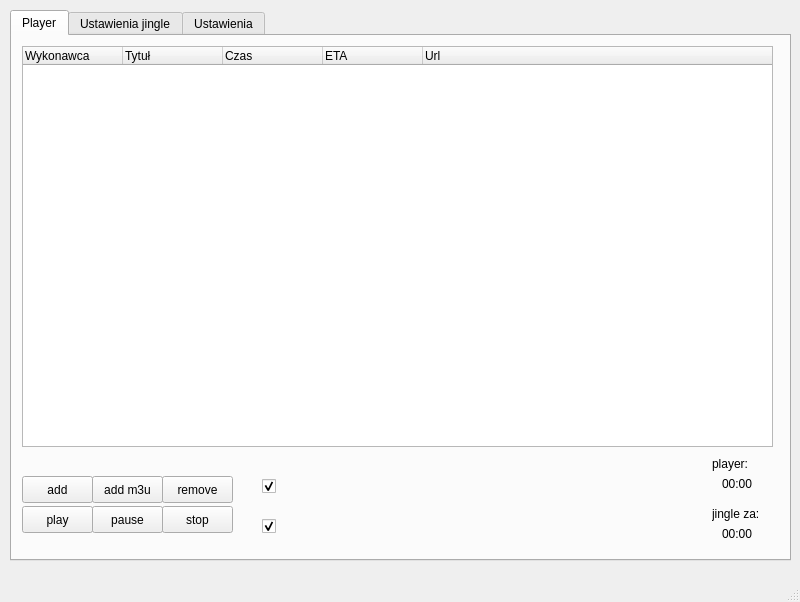
<?xml version="1.0" encoding="UTF-8"?>
<ui version="4.0">
 <class>nradio</class>
 <widget class="QMainWindow" name="nradio">
  <property name="geometry">
   <rect>
    <x>0</x>
    <y>0</y>
    <width>800</width>
    <height>602</height>
   </rect>
  </property>
  <property name="windowTitle">
   <string>nradio</string>
  </property>
  <widget class="QWidget" name="centralwidget">
   <widget class="QTabWidget" name="tabWidget">
    <property name="geometry">
     <rect>
      <x>10</x>
      <y>10</y>
      <width>781</width>
      <height>551</height>
     </rect>
    </property>
    <property name="whatsThis">
     <string>&lt;html&gt;&lt;head/&gt;&lt;body&gt;&lt;p&gt;&lt;br/&gt;&lt;/p&gt;&lt;/body&gt;&lt;/html&gt;</string>
    </property>
    <property name="currentIndex">
     <number>0</number>
    </property>
    <widget class="QWidget" name="tab">
     <attribute name="title">
      <string>Player</string>
     </attribute>
     <widget class="QTreeWidget" name="playlist">
      <property name="geometry">
       <rect>
        <x>10</x>
        <y>10</y>
        <width>751</width>
        <height>401</height>
       </rect>
      </property>
      <column>
       <property name="text">
        <string>Wykonawca</string>
       </property>
      </column>
      <column>
       <property name="text">
        <string>Tytuł</string>
       </property>
      </column>
      <column>
       <property name="text">
        <string>Czas</string>
       </property>
      </column>
      <column>
       <property name="text">
        <string>ETA</string>
       </property>
      </column>
      <column>
       <property name="text">
        <string>Url</string>
       </property>
      </column>
     </widget>
     <widget class="QPushButton" name="add_new">
      <property name="geometry">
       <rect>
        <x>10</x>
        <y>440</y>
        <width>71</width>
        <height>27</height>
       </rect>
      </property>
      <property name="text">
       <string>add</string>
      </property>
     </widget>
     <widget class="QPushButton" name="delete_button">
      <property name="geometry">
       <rect>
        <x>150</x>
        <y>440</y>
        <width>71</width>
        <height>27</height>
       </rect>
      </property>
      <property name="text">
       <string>remove</string>
      </property>
     </widget>
     <widget class="QPushButton" name="play_button">
      <property name="geometry">
       <rect>
        <x>10</x>
        <y>470</y>
        <width>71</width>
        <height>27</height>
       </rect>
      </property>
      <property name="text">
       <string>play</string>
      </property>
     </widget>
     <widget class="QPushButton" name="pause_button">
      <property name="geometry">
       <rect>
        <x>80</x>
        <y>470</y>
        <width>71</width>
        <height>27</height>
       </rect>
      </property>
      <property name="text">
       <string>pause</string>
      </property>
     </widget>
     <widget class="QPushButton" name="stop_button">
      <property name="geometry">
       <rect>
        <x>150</x>
        <y>470</y>
        <width>71</width>
        <height>27</height>
       </rect>
      </property>
      <property name="text">
       <string>stop</string>
      </property>
     </widget>
     <widget class="Phonon::SeekSlider" name="player_seek">
      <property name="geometry">
       <rect>
        <x>280</x>
        <y>440</y>
        <width>411</width>
        <height>24</height>
       </rect>
      </property>
     </widget>
     <widget class="Phonon::VolumeSlider" name="player_volume">
      <property name="geometry">
       <rect>
        <x>280</x>
        <y>470</y>
        <width>411</width>
        <height>32</height>
       </rect>
      </property>
     </widget>
     <widget class="QCheckBox" name="seek_locked">
      <property name="geometry">
       <rect>
        <x>250</x>
        <y>440</y>
        <width>21</width>
        <height>20</height>
       </rect>
      </property>
      <property name="text">
       <string/>
      </property>
      <property name="checked">
       <bool>true</bool>
      </property>
     </widget>
     <widget class="QCheckBox" name="volume_locked">
      <property name="enabled">
       <bool>true</bool>
      </property>
      <property name="geometry">
       <rect>
        <x>250</x>
        <y>480</y>
        <width>21</width>
        <height>20</height>
       </rect>
      </property>
      <property name="text">
       <string/>
      </property>
      <property name="checked">
       <bool>true</bool>
      </property>
     </widget>
     <widget class="QPushButton" name="add_m3u">
      <property name="geometry">
       <rect>
        <x>80</x>
        <y>440</y>
        <width>71</width>
        <height>27</height>
       </rect>
      </property>
      <property name="text">
       <string>add m3u</string>
      </property>
     </widget>
     <widget class="QLabel" name="label_10">
      <property name="geometry">
       <rect>
        <x>700</x>
        <y>420</y>
        <width>59</width>
        <height>15</height>
       </rect>
      </property>
      <property name="text">
       <string>player:</string>
      </property>
     </widget>
     <widget class="QLabel" name="label_11">
      <property name="geometry">
       <rect>
        <x>700</x>
        <y>470</y>
        <width>59</width>
        <height>15</height>
       </rect>
      </property>
      <property name="text">
       <string>jingle za:</string>
      </property>
     </widget>
     <widget class="QLabel" name="lcd1">
      <property name="geometry">
       <rect>
        <x>710</x>
        <y>440</y>
        <width>59</width>
        <height>15</height>
       </rect>
      </property>
      <property name="text">
       <string>00:00</string>
      </property>
     </widget>
     <widget class="QLabel" name="lcd2">
      <property name="geometry">
       <rect>
        <x>710</x>
        <y>490</y>
        <width>59</width>
        <height>15</height>
       </rect>
      </property>
      <property name="text">
       <string>00:00</string>
      </property>
     </widget>
    </widget>
    <widget class="QWidget" name="tab_3">
     <attribute name="title">
      <string>Ustawienia jingle</string>
     </attribute>
     <widget class="QGroupBox" name="groupBox">
      <property name="geometry">
       <rect>
        <x>20</x>
        <y>10</y>
        <width>741</width>
        <height>80</height>
       </rect>
      </property>
      <property name="autoFillBackground">
       <bool>false</bool>
      </property>
      <property name="title">
       <string>Opcje pliku</string>
      </property>
      <property name="flat">
       <bool>true</bool>
      </property>
      <widget class="QPushButton" name="pushButton">
       <property name="geometry">
        <rect>
         <x>10</x>
         <y>20</y>
         <width>92</width>
         <height>27</height>
        </rect>
       </property>
       <property name="text">
        <string>wybierz plik</string>
       </property>
      </widget>
      <widget class="QLabel" name="label">
       <property name="geometry">
        <rect>
         <x>10</x>
         <y>50</y>
         <width>131</width>
         <height>16</height>
        </rect>
       </property>
       <property name="text">
        <string>Aktualnie wybrany:</string>
       </property>
      </widget>
      <widget class="QLabel" name="label_2">
       <property name="geometry">
        <rect>
         <x>140</x>
         <y>50</y>
         <width>59</width>
         <height>15</height>
        </rect>
       </property>
       <property name="text">
        <string>TextLabel</string>
       </property>
      </widget>
     </widget>
     <widget class="QGroupBox" name="groupBox_2">
      <property name="geometry">
       <rect>
        <x>20</x>
        <y>110</y>
        <width>741</width>
        <height>221</height>
       </rect>
      </property>
      <property name="autoFillBackground">
       <bool>false</bool>
      </property>
      <property name="title">
       <string>Opcje odtwarzania</string>
      </property>
      <property name="flat">
       <bool>true</bool>
      </property>
      <widget class="QLabel" name="label_3">
       <property name="geometry">
        <rect>
         <x>20</x>
         <y>30</y>
         <width>301</width>
         <height>16</height>
        </rect>
       </property>
       <property name="text">
        <string>Co ile sekund odpalac jingle? (0 = na zadanie)</string>
       </property>
      </widget>
      <widget class="QLabel" name="label_4">
       <property name="geometry">
        <rect>
         <x>80</x>
         <y>60</y>
         <width>59</width>
         <height>15</height>
        </rect>
       </property>
       <property name="text">
        <string>s</string>
       </property>
      </widget>
      <widget class="QLineEdit" name="jingle_time">
       <property name="geometry">
        <rect>
         <x>20</x>
         <y>50</y>
         <width>51</width>
         <height>25</height>
        </rect>
       </property>
       <property name="inputMethodHints">
        <set>Qt::ImhDigitsOnly</set>
       </property>
      </widget>
      <widget class="QLabel" name="label_5">
       <property name="geometry">
        <rect>
         <x>20</x>
         <y>80</y>
         <width>341</width>
         <height>16</height>
        </rect>
       </property>
       <property name="text">
        <string>Czas na wyciszenie muzyki przed odpaleniem jingle:</string>
       </property>
      </widget>
      <widget class="QLabel" name="label_6">
       <property name="geometry">
        <rect>
         <x>80</x>
         <y>110</y>
         <width>59</width>
         <height>15</height>
        </rect>
       </property>
       <property name="text">
        <string>s</string>
       </property>
      </widget>
      <widget class="QLineEdit" name="jingleXXX">
       <property name="geometry">
        <rect>
         <x>20</x>
         <y>100</y>
         <width>51</width>
         <height>25</height>
        </rect>
       </property>
       <property name="inputMethodHints">
        <set>Qt::ImhDigitsOnly</set>
       </property>
      </widget>
      <widget class="QLabel" name="label_7">
       <property name="geometry">
        <rect>
         <x>20</x>
         <y>130</y>
         <width>101</width>
         <height>16</height>
        </rect>
       </property>
       <property name="text">
        <string>Glośność jignle:</string>
       </property>
      </widget>
      <widget class="QLabel" name="label_8">
       <property name="geometry">
        <rect>
         <x>80</x>
         <y>160</y>
         <width>131</width>
         <height>16</height>
        </rect>
       </property>
       <property name="text">
        <string>% głośności playera</string>
       </property>
      </widget>
      <widget class="QLineEdit" name="jingle_volume">
       <property name="geometry">
        <rect>
         <x>20</x>
         <y>150</y>
         <width>51</width>
         <height>25</height>
        </rect>
       </property>
       <property name="inputMethodHints">
        <set>Qt::ImhDigitsOnly</set>
       </property>
       <property name="text">
        <string>100</string>
       </property>
      </widget>
      <widget class="QPushButton" name="save_settings">
       <property name="geometry">
        <rect>
         <x>20</x>
         <y>180</y>
         <width>92</width>
         <height>27</height>
        </rect>
       </property>
       <property name="text">
        <string>ZAPISZ</string>
       </property>
      </widget>
      <widget class="QLabel" name="label_12">
       <property name="geometry">
        <rect>
         <x>120</x>
         <y>190</y>
         <width>221</width>
         <height>16</height>
        </rect>
       </property>
       <property name="text">
        <string>PAMIĘTAJ O ZAPISANIU USTAWIEŃ!</string>
       </property>
      </widget>
      <widget class="QPushButton" name="jingle_start">
       <property name="geometry">
        <rect>
         <x>510</x>
         <y>30</y>
         <width>92</width>
         <height>27</height>
        </rect>
       </property>
       <property name="text">
        <string>ODPAL</string>
       </property>
      </widget>
     </widget>
    </widget>
    <widget class="QWidget" name="tab_2">
     <attribute name="title">
      <string>Ustawienia</string>
     </attribute>
     <widget class="QGroupBox" name="groupBox_3">
      <property name="geometry">
       <rect>
        <x>10</x>
        <y>10</y>
        <width>751</width>
        <height>191</height>
       </rect>
      </property>
      <property name="title">
       <string>GroupBox</string>
      </property>
      <widget class="QLabel" name="label_9">
       <property name="geometry">
        <rect>
         <x>10</x>
         <y>30</y>
         <width>131</width>
         <height>16</height>
        </rect>
       </property>
       <property name="text">
        <string>Miejsce zapisu opcji:</string>
       </property>
      </widget>
      <widget class="QPushButton" name="pushButton_2">
       <property name="geometry">
        <rect>
         <x>10</x>
         <y>50</y>
         <width>51</width>
         <height>27</height>
        </rect>
       </property>
       <property name="text">
        <string>zmień</string>
       </property>
      </widget>
      <widget class="QPushButton" name="pushButton_3">
       <property name="geometry">
        <rect>
         <x>10</x>
         <y>80</y>
         <width>51</width>
         <height>27</height>
        </rect>
       </property>
       <property name="text">
        <string>zapisz</string>
       </property>
      </widget>
     </widget>
    </widget>
   </widget>
  </widget>
  <widget class="QStatusBar" name="statusbar"/>
 </widget>
 <customwidgets>
  <customwidget>
   <class>Phonon::SeekSlider</class>
   <extends>QWidget</extends>
   <header location="global">phonon/seekslider.h</header>
  </customwidget>
  <customwidget>
   <class>Phonon::VolumeSlider</class>
   <extends>QWidget</extends>
   <header location="global">phonon/volumeslider.h</header>
  </customwidget>
 </customwidgets>
 <resources/>
 <connections/>
</ui>
